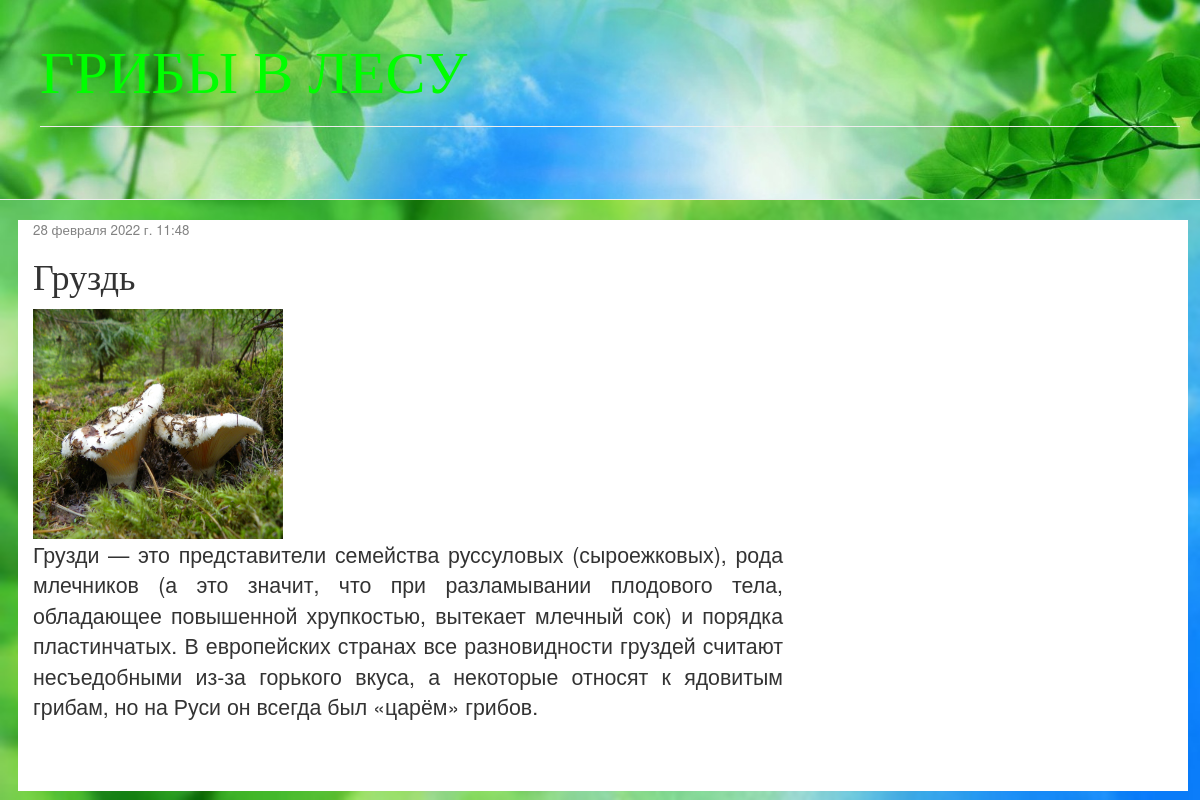
Screenshot of /post/3/ with the database file from the repository.
### blog/models.py (models this page shows, shortened)
class Post(models.Model):
    author = models.ForeignKey(settings.AUTH_USER_MODEL, on_delete=models.CASCADE)
    title = models.CharField(max_length=200)
    text = models.TextField()
    image = models.FileField(null=True, blank=True)
    created_date = models.DateTimeField(default=timezone.now)
    published_date = models.DateTimeField(blank=True, null=True)

### blog/views.py (the view)
# urls.py: path('post/<int:pk>/', views.post_detail, name='post_detail'),
def post_detail(request, pk):
    post = get_object_or_404(Post, pk=pk)
    return render(request, 'blog/post_detail.html', {'post': post})

### blog/templates/blog/post_detail.html (shortened to what this page needs)
{% extends 'blog/base.html' %}
{% block content %}
    <div class="post">
        {% if post.published_date %}
            <div class="date">
                {{ post.published_date }}
            </div>
        {% endif %}
        <h1>{{ post.title }}</h1>
        <img src="{{ post.image.url}}" width="250" height="230" alt="">
        <p>{{ post.text|linebreaksbr}}</p>
    </div>
{% endblock %}

### blog/static/css/blog.css (style rules this page uses)
body { text-align:justify; width:100%; height:200px; background: url('../css/nubex.jpg') no-repeat; background-size:cover }
h1, h2, h3, h4 { font-family: 'Arial Black'; }
.date { color: #828282; font-size: 10pt; }
.post { margin-bottom: 70px; }

### rows the page displays
Post: published_date "28 февраля 2022 г. 11:48", title "Груздь", image (picture), text "Грузди — это представители семейства руссуловых (сыроежковых), рода млечников (а это значит, что при разламывании плодового тела, обладающее повышенной хрупкостью, вытекает млечный сок) и порядка пластинчатых. В европейских странах все разновидности груздей считают несъедобными из-за горького вкуса, а некоторые относят к ядовитым грибам, но на Руси он всегда был «царём» грибов."
